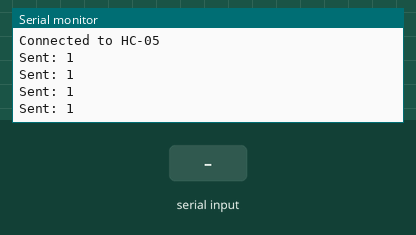
Recording of a sketch running on a simulated ESP32. Parts: the last lines printed to the serial monitor. The inputs (shaded band) are chosen by the test bench. Nothing arrives over Bluetooth unless stated.

Above: at 3.8 s.
3.9 s: "1" received over the second serial link
At 4.8 s:
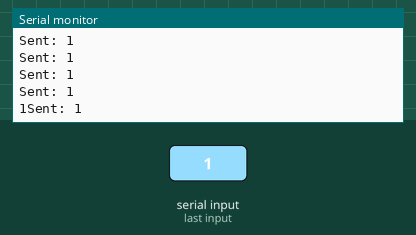
5.4 s: "0" received over the second serial link
At 6.7 s:
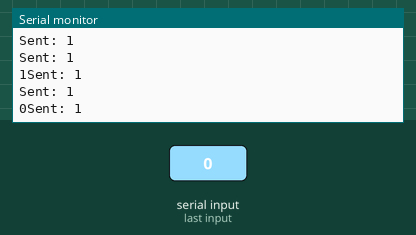
6.9 s: "2" received over the second serial link
At 7.5 s:
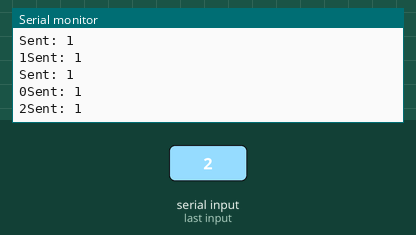
Timing chart, 0 to 9.9 s (numbered marks = the images above; inputs shaded):
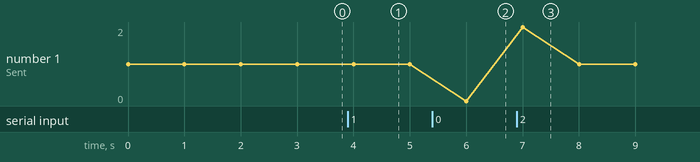

The sketch:

esp32Side.ino
```cpp
#include "BluetoothSerial.h"

BluetoothSerial SerialBT;

String hc05Name = "HC-05";   // default HC-05 name

void setup() {
  Serial.begin(115200);

  SerialBT.begin("ESP32_Master", true);
  Serial.println("ESP32 Bluetooth Master started");

  Serial.print("Connecting to ");
  Serial.println(hc05Name);

  bool connected = SerialBT.connect(hc05Name);

  if (connected) {
    Serial.println("Connected to HC-05");
  } else {
    Serial.println("Failed to connect. Check HC-05 name/password.");
  }
}

void loop() {
  if (SerialBT.connected()) {
    SerialBT.println("1");
    Serial.println("Sent: 1");
    delay(1000);

    while (SerialBT.available()) {
      Serial.write(SerialBT.read());
    }
  } else {
    Serial.println("Disconnected");
    delay(2000);
  }
}
```

Measured:
- after the input at 3.9 s, the serial monitor: prints a new line after 0.10 s (image 1)
- after the input at 5.4 s, the serial monitor: prints a new line after 0.60 s (image 2)
- after the input at 6.9 s, the serial monitor: prints a new line after 0.10 s (image 3)
- plotted number 1: 1 → 0 after the input at 5.4 s
